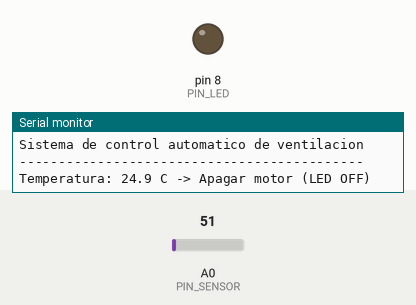
Simulated run of this sketch. Board: Arduino Uno, built with avr-gcc and run on an emulated ATmega328P. Parts: output pins drawn as LEDs (lit = HIGH), the last lines printed to the serial monitor. The inputs (shaded band) are chosen by the test bench; at power-on: A0 (PIN_SENSOR) = 51.

Above: at 1.2 s.
1.3 s: A0 (PIN_SENSOR) set to 58
3.5 s: A0 (PIN_SENSOR) set to 68
At 4.9 s:
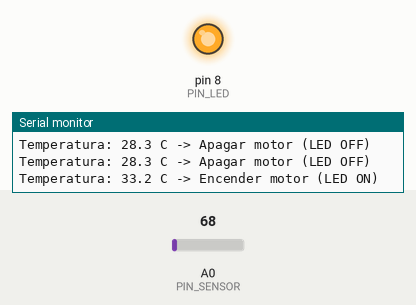
6.0 s: A0 (PIN_SENSOR) set to 61
At 7.9 s:
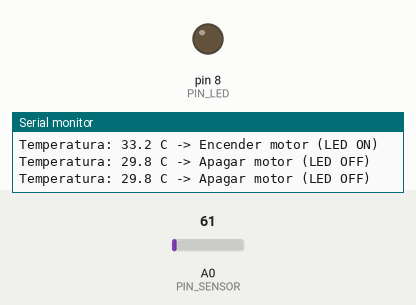
8.2 s: A0 (PIN_SENSOR) set to 71
At 9.7 s:
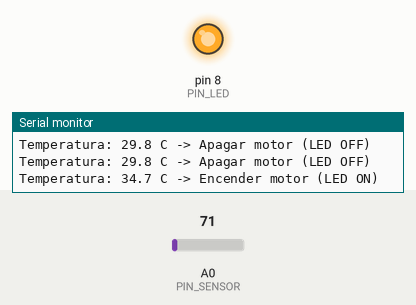
Timing chart, 0 to 11.2 s (numbered marks = the images above; inputs shaded):
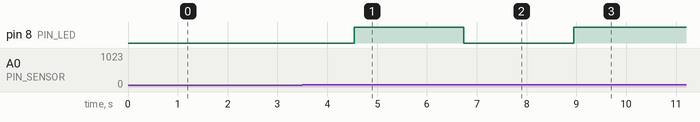

The sketch:

control_ventilacion.ino
```cpp
/*
  Práctica: Control automático de ventilación
  Placa: Arduino UNO
  Entrada: Sensor de temperatura LM35 (pin A0)
  Salida: LED que simula el ventilador (pin 8, con resistencia de 220 ohm)
  Comunicación: Monitor serial a 9600 baudios

  Conexiones:
    LM35  pin 1 (+Vs)  -> 5V
    LM35  pin 2 (Vout) -> A0
    LM35  pin 3 (GND)  -> GND
    LED ánodo (+) -> resistencia 220 ohm -> pin 8
    LED cátodo (-) -> GND
*/

const int PIN_SENSOR = A0;       // Entrada analógica del LM35
const int PIN_LED = 8;           // Salida que simula el ventilador
const float LIMITE = 30.0;       // Temperatura límite en °C

float temperatura = 0.0;

void setup() {
  pinMode(PIN_LED, OUTPUT);
  digitalWrite(PIN_LED, LOW);
  Serial.begin(9600);
  Serial.println("Sistema de control automatico de ventilacion");
  Serial.println("--------------------------------------------");
}

float leerTemperatura() {
  // Promedio de 10 lecturas para reducir ruido
  long suma = 0;
  for (int i = 0; i < 10; i++) {
    suma += analogRead(PIN_SENSOR);
    delay(10);
  }
  float lectura = suma / 10.0;

  // LM35: 10 mV por °C, referencia de 5 V, resolución de 10 bits
  float voltaje = lectura * (5.0 / 1023.0);
  return voltaje * 100.0;
}

void loop() {
  // 1. Leer temperatura
  temperatura = leerTemperatura();

  // 2. Procesar la información y 3. Controlar el actuador
  Serial.print("Temperatura: ");
  Serial.print(temperatura, 1);
  Serial.print(" C -> ");

  if (temperatura > LIMITE) {
    digitalWrite(PIN_LED, HIGH);
    Serial.println("Encender motor (LED ON)");
  } else {
    digitalWrite(PIN_LED, LOW);
    Serial.println("Apagar motor (LED OFF)");
  }

  delay(1000);
}
```

Measured:
- the behaviour switches between 61 and 62 on A0 (PIN_SENSOR) (found by bisection; images 0 and 1)
- after the input at 3.5 s, pin 8 (PIN_LED): LOW → HIGH after 1.0 s
- after the input at 6.0 s, pin 8 (PIN_LED): HIGH → LOW after 0.74 s
- after the input at 8.2 s, pin 8 (PIN_LED): LOW → HIGH after 0.74 s
